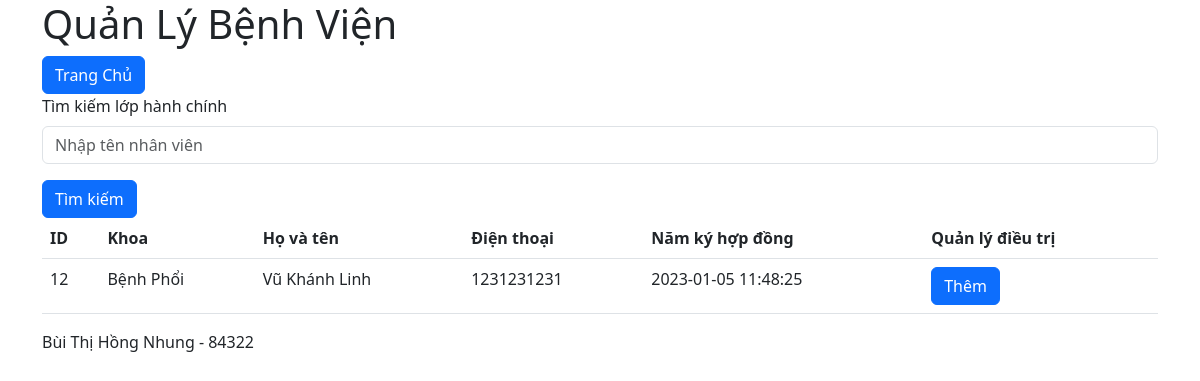
The page /dsnhanvien.php?hovaten=Vũ Khánh Linh on the database its author committed.
### tables this page shows
CREATE TABLE `nhanvien` (
  `ID` int(11) NOT NULL,
  `khoa_id` int(11) NOT NULL,
  `hovaten` varchar(255) NOT NULL,
  `dienthoai` varchar(10) NOT NULL,
  `namkyhopdong` datetime NOT NULL
);

CREATE TABLE `khoa` (
  `ID` int(11) NOT NULL,
  `namthanhlap` int(11) NOT NULL,
  `ten` varchar(255) NOT NULL
);

### dsnhanvien.php (the view)
<?php
require_once 'header.php';
require_once 'connect.php';
if (isset($_GET['hovaten'])) {
    $hovaten = $_GET['hovaten'];
    $sql = "SELECT nhanvien.*, khoa.ten FROM nhanvien INNER JOIN khoa ON nhanvien.khoa_id = khoa.id WHERE
    hovaten LIKE '%$hovaten%'";
    $stmt = $pdo->query($sql);
    $items = $stmt->fetchAll(PDO::FETCH_ASSOC);
} else {
    $sql = "SELECT nhanvien.*, khoa.ten FROM nhanvien INNER JOIN khoa ON nhanvien.khoa_id = khoa.id";
$stmt = $pdo->query($sql);
$items = $stmt->fetchAll(PDO::FETCH_ASSOC);
}
?>
<div class="nav">
    <a href="index.php"
       class="btn btn-primary me-3">Trang Chủ</a>
</div>
<form>
    <label class="form-label">Tìm kiếm lớp hành chính</label>
    <input type="text" class="form-control"  name="hovaten" placeholder="Nhập tên nhân viên">
    <input type="submit" value="Tìm kiếm" class="btn btn-primary mt-3">
</form>
<table class="table">
    <thead>
        <tr>
            <th>ID</th>
            <th>Khoa</th>
            <th>Họ và tên</th>
            <th>Điện thoại</th>
            <th>Năm ký hợp đồng</th>
            <th>Quản lý điều trị</th>
        </tr>
    </thead>
    <tbody>
        <?php foreach ($items as $item) { ?>
            <tr>
                <td><?php echo $item['ID'] ?></td>
                <td><?php echo $item['ten'] ?></td>
                <td><?php echo $item['hovaten'] ?></td>
                <td><?php echo $item['dienthoai'] ?></td>
                <td><?php echo $item['namkyhopdong'] ?></td>
                <td>
                    <a href="themdieutri.php?id=<?php echo $item['ID'] ?>" class="btn btn-primary">Thêm</a>
                </td>
            </tr>
        <?php } ?>
    </tbody>
</table>
<?php require_once 'footer.php' ?>

### rows shown on the page
nhanvien: ID "12", khoa.ten "Bệnh Phổi", hovaten "Vũ Khánh Linh", dienthoai "1231231231", namkyhopdong "2023-01-05 11:48:25"
